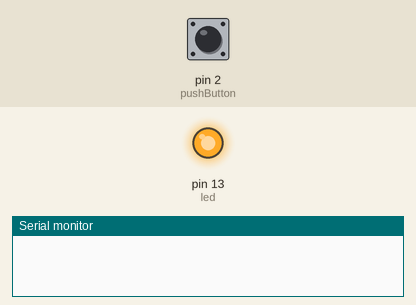
The sketch below on a simulated Arduino Uno, built with avr-gcc and run on an emulated ATmega328P. Shown: output pins drawn as LEDs (lit = HIGH), the last lines printed to the serial monitor. The test bench sets the inputs (shaded band); at power-on: pin 2 (pushButton) LOW.

Above: at 0.2 s.
At 4.3 s:
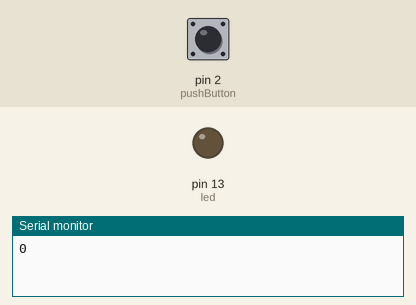
Timing chart, 0 to 6.3 s (numbered marks = the images above):
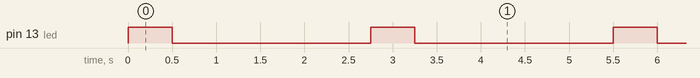

The sketch:

Lab1_Blink.ino
```cpp
/* Programmer: Willliam Lin
 * Date: 11.6.19
 * Program: Blink
 *
 * This program will turn on an LED for specified amounts of time, turn it off, and back on in a While Loop
 *
 * Merged on 12.2.19
 *
 * Programmer: Willliam Lin
 * Date: 11.6.19
 * Program: digitalRead & the Serial Port
 *
 * Reads a digital input on pin2, prints
 */


// itialize our led to Pin 13
int led = 13;

//digital pin 2 has a push button attached to it
int pushButton = 2;

void setup() {
  // Using the Function pinMode to call the vairable led and provide OUTPUT
  pinMode(led, OUTPUT);
  //initializes serial communication at 9600 bits per second
  Serial.begin(9600);
  //make the pushButton pin an input
  pinMode(pushButton, INPUT);
}

void loop() {
  // put your main code here, to run repeatedly:
  digitalWrite(led, HIGH);
  delay(500);
  digitalWrite(led, LOW);
  delay(2000);
  // read the input pin
  int buttonState = digitalRead(pushButton);
  //print out the state of the button
  Serial.println(buttonState);
  delay(250); // delay in between readings for stability

}
```

Measured:
- by itself, pin 13 (led): alternates HIGH for 0.50 s and LOW for 2.3 s
